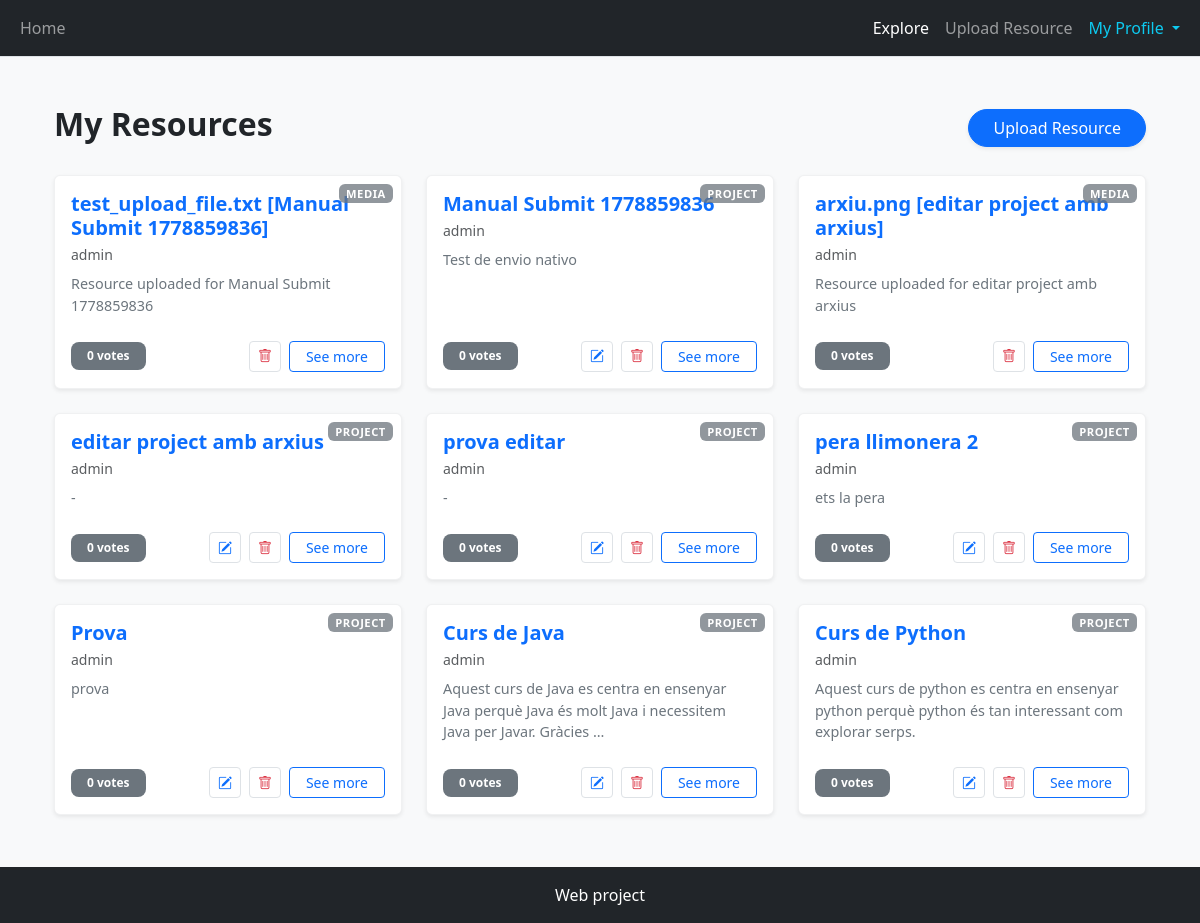
/my-content/ (signed in), run on the app's committed database.
### core/models.py (models this page shows, shortened)
class Entity(models.Model):
    MEDIA_TYPE = 1
    PROJECT_TYPE = 2
    TYPE_CHOICES = [(MEDIA_TYPE, 'Media'), (PROJECT_TYPE, 'Project')]
    entity_id = models.UUIDField(primary_key=True, default=uuid.uuid4, editable=False)
    title = models.CharField(max_length=255)
    description = models.TextField()
    description_ai = models.TextField(blank=True, default='')
    user = models.ForeignKey(User, on_delete=models.CASCADE)
    type = models.SmallIntegerField(choices=TYPE_CHOICES)
    status = models.ForeignKey(Status, on_delete=models.CASCADE)
    created_at = models.DateTimeField(auto_now_add=True)
    tags = models.ManyToManyField(Tag, related_name='entities', blank=True)
    votes = models.ManyToManyField(User, related_name='upvoted_entities', blank=True)
    def get_absolute_url(self):
        if self.type == 1:
            return reverse('core:project_detail', kwargs={'pk': self.pk})
        elif self.type == 2:
            return reverse('core:media_detail', kwargs={'pk': self.pk})
        return reverse('core:home')

### core/views.py (the view)
# urls.py: path('my-content/', views.MyEntitiesView.as_view(), name='my_entities'),
class MyEntitiesView(ListView):
    model = Entity
    template_name = 'components/my_entities.html'
    context_object_name = 'entities'
    def get_queryset(self):
        return Entity.objects.filter(user=self.request.user).order_by('-created_at')

### templates/components/my_entities.html (shortened to what this page needs)
{% extends "base.html" %}
{% block content %}
<link rel="stylesheet" href="https://cdn.jsdelivr.net/npm/bootstrap-icons@1.11.3/font/bootstrap-icons.min.css">
<div class="container py-4">
    <div class="d-flex justify-content-between align-items-center mb-4">
        <h2 class="fw-bold text-dark">My Resources</h2>
        <a href="{% url 'core:project_create' %}" class="btn btn-primary rounded-pill px-4 shadow-sm">
            Upload Resource
        </a>
    </div>
    <div class="row row-cols-1 row-cols-md-2 row-cols-lg-3 g-4">
        {% for entity in entities %}
        <div class="col">
            <div class="card h-100 shadow-sm border-secondary border-opacity-10 position-relative">
                <span class="position-absolute top-0 end-0 m-2 badge bg-secondary bg-opacity-75" style="font-size: 0.7rem; letter-spacing: 0.5px;">
                    {% if entity.type == 1 %}PROJECT{% else %}MEDIA{% endif %}
                </span>
                <div class="card-body">
                    <h5 class="card-title text-primary fw-bold mb-1">{{ entity.title }}</h5>
                    <p class="text-muted small mb-2">{{ entity.user.username }}</p>
                    <p class="card-text text-secondary" style="font-size: 0.9rem;">
                        {{ entity.description|truncatewords:20 }}
                    </p>
                </div>
                <div class="card-footer bg-transparent border-top-0 d-flex justify-content-between align-items-center pb-3">
                    <span class="badge bg-secondary text-white px-3 py-2" style="font-size: 0.75rem; border-radius: 8px; background-color: #6c757d !important;">
                        {{ entity.total_votes|default:"0" }} votes
                    </span>
                    <div class="d-flex align-items-center gap-2">
                        {% if entity.type == 1 %}
                        <a href="{% url 'core:project_edit' entity.pk %}" class="btn btn-sm btn-outline-primary p-1 px-2" title="Edit" style="border-color: #dee2e6;">
                            <i class="bi bi-pencil-square"></i>
                        </a>
                        {% endif %}
                        <button type="button"
                                class="btn btn-sm btn-outline-danger p-1 px-2"
                                style="border-color: #dee2e6;"
                                data-bs-toggle="modal"
                                data-bs-target="#deleteModal"
                                data-entity-id="{{ entity.pk }}"
                                data-entity-title="{{ entity.title }}">
                            <i class="bi bi-trash"></i>
                        </button>
                        <a href="{{ entity.get_absolute_url }}" class="btn btn-sm btn-outline-primary px-3 fw-medium">
                            See more
                        </a>
                    </div>
                </div>
            </div>
        </div>
        {% empty %}
        <div class="col-12 text-center py-5">
            <i class="bi bi-folder2-open display-1 text-light"></i>
            <p class="text-muted mt-3">You haven't published anything yet.</p>
        </div>
        {% endfor %}
    </div>
</div>
{% endblock %}

### static/styles/css/style.css (style rules this page uses)
body { position: relative; padding-bottom: 60px; height: fit-content; min-height: 100vh; font-family: "Segoe UI", sans-serif; font-size: 1rem; font-weight: 400; line-height: 1.5; color: #212529; background-color: #f8f9fa; margin: 0; -webkit-font-smoothing: antialiased; -moz-osx-font-smoothing: grayscale; }
h1, h2, h3, h4, h5, h6 { margin-top: 0; margin-bottom: 0.5rem; font-weight: 600; line-height: 1.2; color: var(--bs-heading-color, inherit); }
a { color: var(--bs-primary); text-decoration: none; transition: color 0.2s ease-in-out; }

### data on the page
Entity: type "MEDIA", title "test_upload_file.txt [Manual Submit 1778859836]", user.username "admin", description "Resource uploaded for Manual Submit 1778859836", total_votes "0"
Entity: type "PROJECT", title "Manual Submit 1778859836", user.username "admin", description "Test de envio nativo", total_votes "0"
Entity: type "MEDIA", title "arxiu.png [editar project amb arxius]", user.username "admin", description "Resource uploaded for editar project amb arxius", total_votes "0"
Entity: type "PROJECT", title "editar project amb arxius", user.username "admin", description "-", total_votes "0"
Entity: type "PROJECT", title "prova editar", user.username "admin", description "-", total_votes "0"
Entity: type "PROJECT", title "pera llimonera 2", user.username "admin", description "ets la pera", total_votes "0"
Entity: type "PROJECT", title "Prova", user.username "admin", description "prova", total_votes "0"
Entity: type "PROJECT", title "Curs de Java", user.username "admin", description "Aquest curs de Java es centra en ensenyar Java perquè Java és molt Java i necessitem Java per Javar. Gràcies …", total_votes "0"
Entity: type "PROJECT", title "Curs de Python", user.username "admin", description "Aquest curs de python es centra en ensenyar python perquè python és tan interessant com explorar serps.", total_votes "0"
